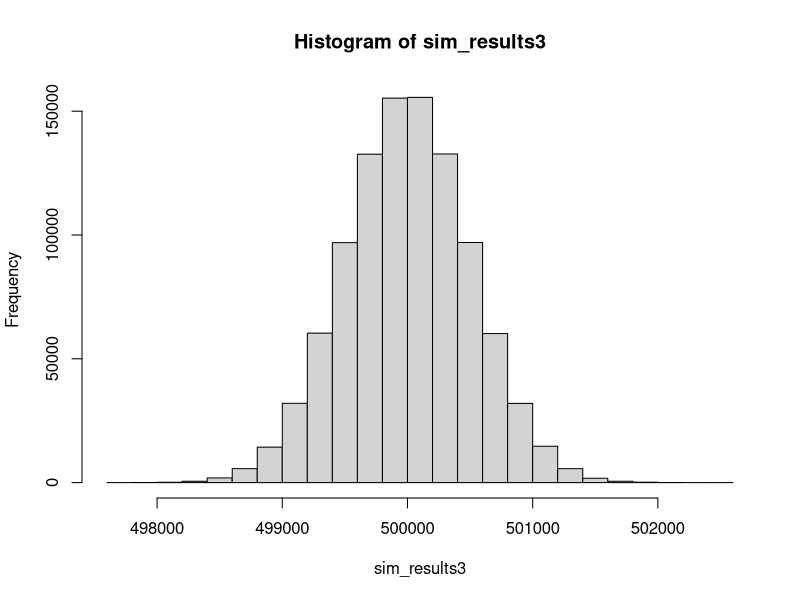
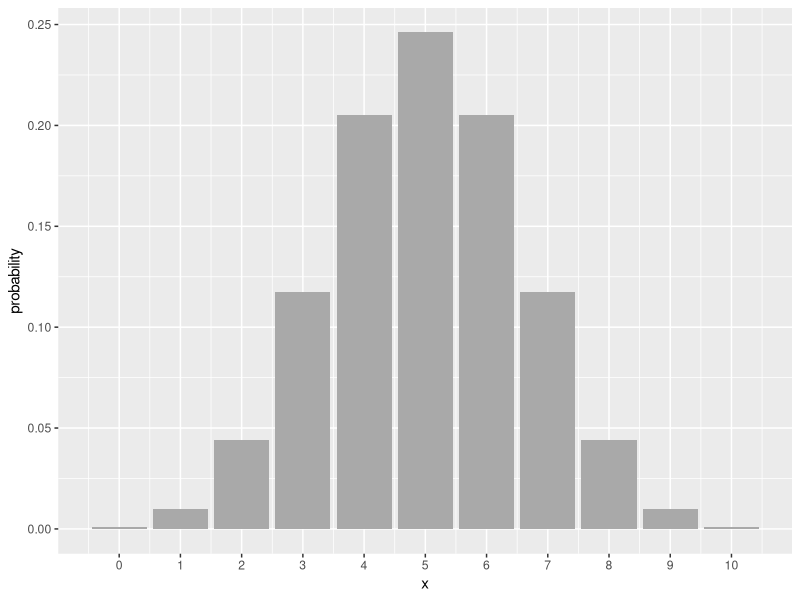
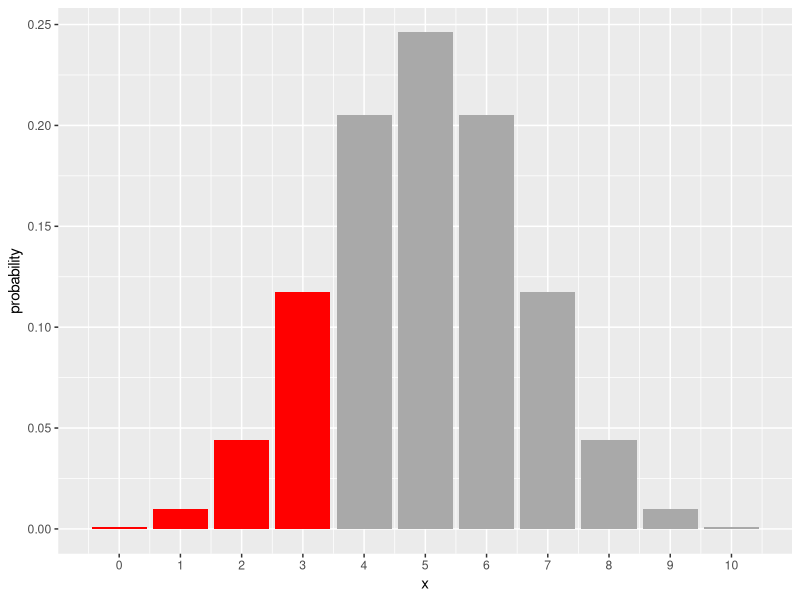
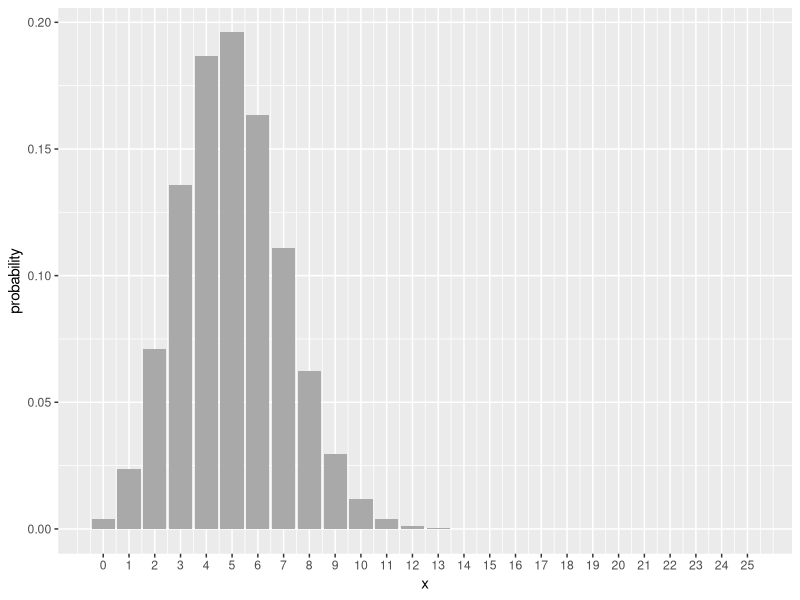

R code for these plots, in order:
## ---- chunk 1
knitr::opts_chunk$set(echo = TRUE)
library(tidyverse)
library(ggplot2)
## ---- chunk 2
choose(10, 6)
## ---- chunk 3
dbinom(0, 2, .4) #no success out of 2 trials

dbinom(1, 2, .4) # 1 success 

dbinom(2, 2, .4) # 2 sucess out of 2 trails with a chance of .4


dbinom(0:2, 2, .4) # does all of that stuff up there, normal distribution does the same thing. 
## ---- chunk 4
rbinom(1, 1, .5)  #1 flip of a fair coin, can only be 1 or 0. THis is a single bernueli trial. Half the time its 1 or 0. 

rbinom(1, 1, .6) # weighted towards heads

sim_results <- rbinom(1000000, 1, .5) # one million replications of a fair coin flip. million people, 1 flip

table(sim_results)


sim_results2 <- rbinom(1, 10^6, .5) # million flips in 1 trial. will be a single value. 1 person, a million flips

sim_results3 <- rbinom(10^6, 10^6, .5) # Each a million times

hist(sim_results3) # plot of how many heads they got. tend to get around expected value of (half a million)

rbinom(20, 10, .5)

dbinom(0:10, 10, .5) #chance of getting 0 heads in 10 tries, 1, 2, ..10
## ---- chunk 5
n <- 10
p <- .5
bin_pmf <- tibble(x = 0:n, probability = dbinom(x, n, p))
print.data.frame(bin_pmf, digits = 4, row.names = FALSE)
## ---- chunk 6
ggplot(bin_pmf, aes(x = x, y = probability)) + 
  geom_bar(stat = "identity", fill = "darkgray") +
  scale_x_continuous(breaks = 0:n)
## ---- chunk 7
bin_pmf <- bin_pmf %>% 
  mutate(shading = ifelse(x <= 3, "red", "darkgray"))
ggplot(bin_pmf, aes(x = x, y = probability)) + 
  geom_bar(stat = "identity", fill = bin_pmf$shading) +  #that shading is a vector of colors
  scale_x_continuous(breaks = 0:n)
## ---- chunk 8
n <- 25
p <- .2
bin_pmf <- tibble(x = 0:n, 
                  probability = dbinom(x, n, p),
                  cumulative = pbinom(x, n, p))



print.data.frame(bin_pmf, digits = 4, row.names = FALSE)
## ---- chunk 9
ggplot(bin_pmf, aes(x = x, y = probability)) + 
  geom_bar(stat = "identity", fill = "darkgray") +
  scale_x_continuous(breaks = 0:n)
## ---- chunk 10
pbinom(9, 25, .2, lower.tail = F) #subtracts the bottom part


1 - pbinom(9, 25, .2)

## ---- chunk 11
pbinom(10, 25, .2, lower.tail = F)
## ---- chunk 12
dbinom(7, 25, .2)
## ---- chunk 13
pbinom(6, 25, .2, lower.tail = F)
## ---- chunk 14
qbinom(.05, 25, .2, lower.tail = F)
## ---- chunk 15
pbinom(8, 25, .2, lower.tail = F) # this is greater than 8

pbinom(7, 25, .2, lower.tail = F) # THIS IS 8 OR MORE, too much
## ---- chunk 16
qbinom(.05, 50, .2, lower.tail = F)
## ---- chunk 17
rbinom(1, 25, .2)
## ---- chunk 18
rbinom(18, 25, .2)
